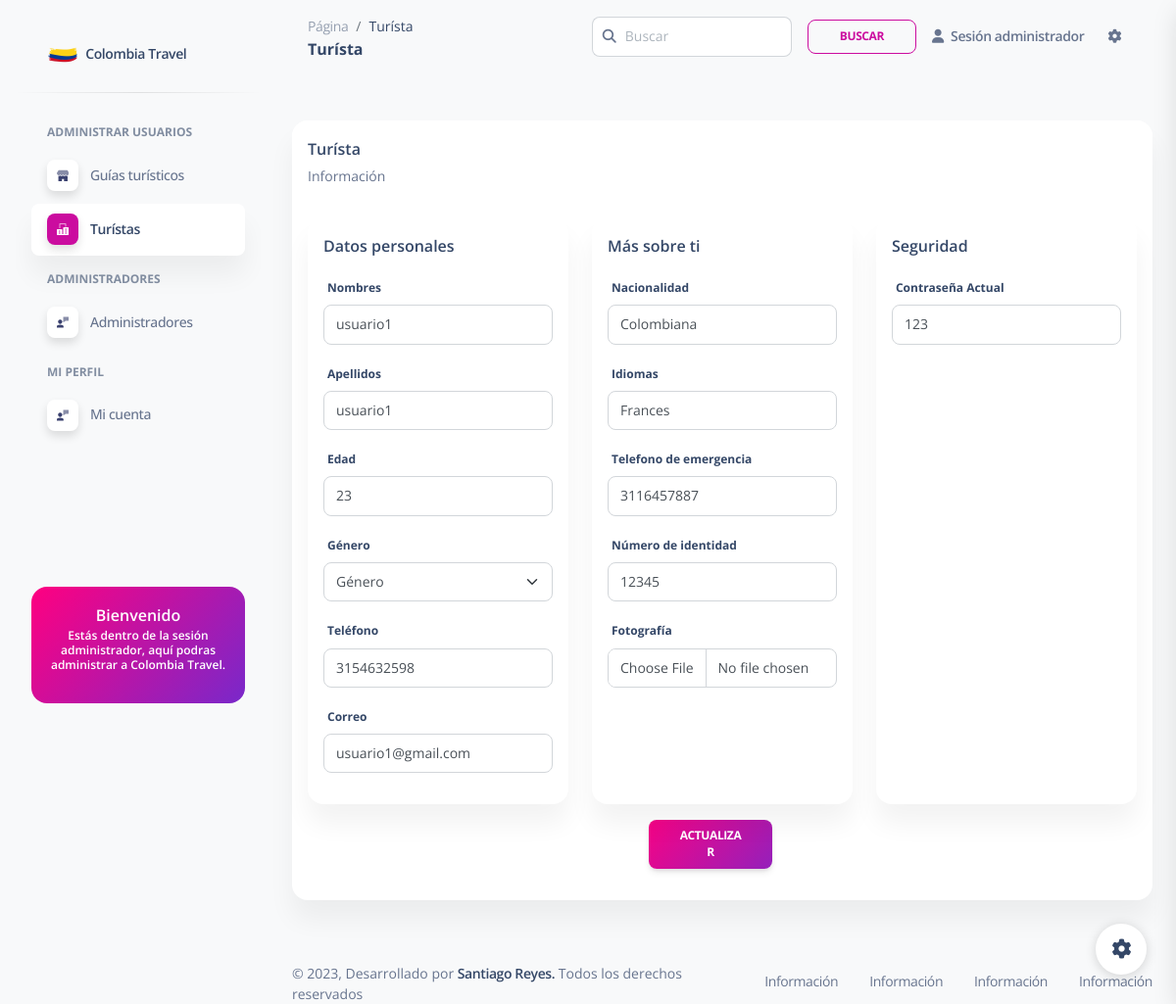
The app's page /Administrator/viewTouristInformation.php?id=63 with its own data.
### tables this page shows
CREATE TABLE `turista` (
  `id_turista` int(10) NOT NULL,
  `nacionalidad_turista` varchar(45) NOT NULL,
  `idioma_turista` varchar(45) NOT NULL,
  `telefono_emergencia_turista` varchar(12) NOT NULL,
  `numero_identidad_turista` varchar(15) NOT NULL,
  `id_persona` int(10) NOT NULL
);

CREATE TABLE `persona` (
  `id_persona` int(10) NOT NULL,
  `nombre_persona` varchar(45) NOT NULL,
  `apellido_persona` varchar(45) NOT NULL,
  `edad_persona` int(11) NOT NULL,
  `genero_persona` varchar(10) NOT NULL,
  `telefono_persona` varchar(12) NOT NULL,
  `correo_persona` varchar(45) NOT NULL,
  `contrasena_persona` varchar(45) NOT NULL,
  `foto_persona` longblob NOT NULL,
  `id_rol_persona` int(10) NOT NULL
);

### bdColombiaTravel/conexion.php (called while the page is built, shortened)
<?php
function conexion()
{
  $conn = new mysqli("localhost", "root", "", "bdcolombiatravel");
  return $conn;
}

### Administrator/viewTouristInformation.php (the view, shortened to what this page needs)
<?php
include "../bdColombiaTravel/conexion.php";
$id = $_GET['id'];
$correo_persona = $_SESSION['correo_persona'];
$consultabuscar = mysqli_query(conexion(), "SELECT * FROM persona JOIN turista ON persona.id_persona = turista.id_persona WHERE turista.id_persona=$id ");
while ($mostrar = mysqli_fetch_array($consultabuscar)) {
  $nombre_persona = $mostrar['nombre_persona'];
  $apellido_persona = $mostrar['apellido_persona'];
  $edad_persona = $mostrar['edad_persona'];
  $telefono_persona = $mostrar['telefono_persona'];
  $correo_persona = $mostrar['correo_persona'];
  $contrasena_persona = $mostrar['contrasena_persona'];
  $nacionalidad_turista = $mostrar['nacionalidad_turista'];
  $idioma_turista = $mostrar['idioma_turista'];
  $telefono_emergencia_turista = $mostrar['telefono_emergencia_turista'];
  $numero_identidad_turista = $mostrar['numero_identidad_turista'];
}
?>
<!DOCTYPE html>
<html lang="en">
<head>
  <link href="../Bootstrap/css/nucleo-icons.css" rel="stylesheet" />
  <link href="../Bootstrap/css/nucleo-svg.css" rel="stylesheet" />
  <link href="../Bootstrap/css/nucleo-svg.css" rel="stylesheet" />
  <link id="pagestyle" href="../Bootstrap/css/soft-ui-dashboard.css?v=1.0.7" rel="stylesheet" />
</head>
<body class="g-sidenav-show  bg-gray-100">
  <aside class="sidenav navbar navbar-vertical navbar-expand-xs border-0 border-radius-xl my-3 fixed-start ms-3 " id="sidenav-main">
    <div class="sidenav-header">
      <a class="navbar-brand m-0" href="./homeAdministrator.php">
        <img src="../img/colombia.png" class="navbar-brand-img h-100" alt="Logotipo Colombia Travel">
        <span class="ms-1 font-weight-bold">Colombia Travel</span>
      </a>
    </div>
    <hr class="horizontal dark mt-0">
    <div class="collapse navbar-collapse  w-auto " id="sidenav-collapse-main">
      <ul class="navbar-nav">
        <li class="nav-item mt-3">
          <h6 class="ps-4 ms-2 text-uppercase text-xs font-weight-bolder opacity-6">Administrar usuarios</h6>
        </li>
        <li class="nav-item">
          <a class="nav-link" href="./homeAdministrator.php">
            <div class="icon icon-shape icon-sm shadow border-radius-md bg-white text-center me-2 d-flex align-items-center justify-content-center">
            </div>
            <span class="nav-link-text ms-1">Guías turísticos</span>
          </a>
        </li>
        <li class="nav-item">
          <a class="nav-link  active" href="./touristAdministrator.php">
            <div class="icon icon-shape icon-sm shadow border-radius-md bg-white text-center me-2 d-flex align-items-center justify-content-center">
            </div>
            <span class="nav-link-text ms-1">Turístas</span>
          </a>
        </li>
        <li class="nav-item mt-3">
          <h6 class="ps-4 ms-2 text-uppercase text-xs font-weight-bolder opacity-6">Administradores</h6>
        </li>
        <li class="nav-item">
          <a class="nav-link  " href="./administrators.php">
            <div class="icon icon-shape icon-sm shadow border-radius-md bg-white text-center me-2 d-flex align-items-center justify-content-center">
            </div>
            <span class="nav-link-text ms-1">Administradores</span>
          </a>
        </li>
        <li class="nav-item mt-3">
          <h6 class="ps-4 ms-2 text-uppercase text-xs font-weight-bolder opacity-6">Mi Perfil</h6>
        </li>
        <li class="nav-item">
          <a class="nav-link  " href="./profileAdministrator.php">
            <div class="icon icon-shape icon-sm shadow border-radius-md bg-white text-center me-2 d-flex align-items-center justify-content-center">
            </div>
            <span class="nav-link-text ms-1">Mi cuenta</span>
          </a>
        </li>
      </ul>
    </div>
    <div class="sidenav-footer mx-3 py-5">
      <div class="card  bg-gradient-primary shadow-none id=" sidenavCard">
        <div class="card-body text-start p-3 w-100">
          <div class="docs-info">
            <h6 class="text-white up mb-0 font-weight-bold text-center">Bienvenido</h6>
            <p class="text-xs font-weight-bold text-white text-center">Estás dentro de la sesión administrador, aquí
              podras administrar a Colombia Travel. </p>
          </div>
        </div>
      </div>
    </div>
  </aside>
  <main class="main-content position-relative max-height-vh-100 h-100 border-radius-lg ">
    <nav class="navbar navbar-main navbar-expand-lg px-0 mx-4 shadow-none border-radius-xl" id="navbarBlur" navbar-scroll="true">
      <div class="container-fluid py-1 px-3">
        <nav aria-label="breadcrumb">
          <ol class="breadcrumb bg-transparent mb-0 pb-0 pt-1 px-0 me-sm-6 me-5">
            <li class="breadcrumb-item text-sm"><a class="opacity-5 text-dark" href="javascript:;">Página</a></li>
            <li class="breadcrumb-item text-sm text-dark active" aria-current="page">Turísta</li>
          </ol>
          <h6 class="font-weight-bolder mb-0">Turísta</h6>
        </nav>
        <div class="collapse navbar-collapse mt-sm-0 mt-2 me-md-0 me-sm-4" id="navbar">
          <div class="ms-md-auto pe-md-3 d-flex align-items-center">
            <div class="input-group">
              <span class="input-group-text text-body"><i class="fas fa-search" aria-hidden="true"></i></span>
              <input type="text" class="form-control" placeholder="Buscar">
            </div>
          </div>
          <ul class="navbar-nav  justify-content-end">
            <li class="nav-item d-flex align-items-center">
              <a class="btn btn-outline-primary btn-sm mb-0 me-3" href="">Buscar</a>
            </li>
            <li class="nav-item dropdown pe-2 d-flex align-items-center">
              <a href="javascript:;" class="nav-link text-body font-weight-bold px-0" id="dropdownMenuButton" data-bs-toggle="dropdown" aria-expanded="false">
                <i class="fa fa-user me-sm-1"></i>
                <span class="d-sm-inline d-none">Sesión administrador</span>
              </a>
            </li>
            <li class="nav-item px-3 d-flex align-items-center">
              <a href="javascript:;" class="nav-link text-body p-0">
                <i class="fa fa-cog fixed-plugin-button-nav cursor-pointer"></i>
              </a>
            </li>
          </ul>
        </div>
      </div>
    </nav>
    <div class="container-fluid py-4">
      <form method="POST" enctype="multipart/form-data">
        <div class="row">
          <div class="col-12 mt-4">
            <div class="card mb-4">
              <div class="card-header pb-0 p-3">
                <h6 class="mb-1">Turísta</h6>
                <p class="text-sm">Información</p>
              </div>
              <div class="card-body p-3">
                <div class="row">
                  <div class="col-12 col-xl-4">
                    <div class="card h-100">
                      <div class="card-header pb-0 p-3">
                        <h6 class="mb-0">Datos personales</h6>
                      </div>
                      <div class="card-body p-3">
                        <div class="form-group">
                          <label>Nombres</label>
                          <input type="text" class="form-control" placeholder="" id="nombre_persona" name="nombre_persona" value="<?php echo $nombre_persona; ?>">
                        </div>
                        <div class="form-group">
                          <label>Apellidos</label>
                          <input type="text" class="form-control" placeholder="" id="apellido_persona" name="apellido_persona" value="<?php echo $apellido_persona; ?>">
                        </div>
                        <div class=" form-group">
                          <label>Edad</label>
                          <input type="text" class="form-control" placeholder="" id="edad_persona" name="edad_persona" value="<?php echo $edad_persona; ?>">
                        </div>
                        <div class="form-group">
                          <label>Género</label>
                          <select class="form-select" id="genero_persona" name="genero_persona" required>
                            <option value="" disabled selected>Género</option>
                          </select>
                        </div>
                        <div class="form-group">
                          <label>Teléfono</label>
                          <input type="" class="form-control" placeholder="" id="telefono_persona" name="telefono_persona" value="<?php echo $telefono_persona; ?>">
                        </div>
                        <div class="form-group">
                          <label>Correo</label>
                          <input type="email" class="form-control" placeholder="" id="correo_persona" name="correo_persona" value="<?php echo $correo_persona; ?>">
                        </div>
                      </div>
                    </div>
                  </div>
                  <div class="col-12 col-xl-4">
                    <div class="card h-100">
                      <div class="card-header pb-0 p-3">
                        <div class="row">
                          <div class="col-md-8 d-flex align-items-center">
                            <h6 class="mb-0">Más sobre ti</h6>
                          </div>
                        </div>
                      </div>
                      <div class="card-body p-3">
                        <div class="form-group">
                          <label>Nacionalidad</label>
                          <input type="text" class="form-control" placeholder="" id="nacionalidad_turista" name="nacionalidad_turista" value="<?php echo $nacionalidad_turista; ?>">
                        </div>
                        <div class="form-group">
                          <label>Idiomas</label>
                          <input type="text" class="form-control" placeholder="" id="idioma_turista" name="idioma_turista" value="<?php echo $idioma_turista; ?>">
                        </div>
                        <div class="form-group">
                          <label>Telefono de emergencia</label>
                          <input type="number" class="form-control" placeholder="" id="telefono_emergencia_turista" name="telefono_emergencia_turista" value="<?php echo $telefono_emergencia_turista; ?>">
                        </div>
                        <div class="form-group">
                          <label>Número de identidad</label>
                          <input type="number" class="form-control" placeholder="" id="numero_identidad_turista" name="numero_identidad_turista" value="<?php echo $numero_identidad_turista; ?>">
                        </div>
                        <div class="form-group">
                          <label>Fotografía</label>
                          <input type="file" class="form-control" placeholder="" id="foto_persona" name="foto_persona" required>
                        </div>
                      </div>
                    </div>
                  </div>
                  <div class="col-12 col-xl-4">
                    <div class="card h-100">
                      <div class="card-header pb-0 p-3">
                        <h6 class="mb-0">Seguridad</h6>
                      </div>
                      <div class="card-body p-3">
                        <div class="form-group">
                          <label>Contraseña Actual</label>
                          <input type="text" class="form-control" placeholder="" id="contrasena_persona" name="contrasena_persona" value="<?php echo $contrasena_persona; ?>">
                        </div>
                      </div>
                    </div>
                  </div>
                  <div class="row d-flex justify-content-center align-items-center h-100">
                    <button class="btn btn-sm bg-gradient-primary mt-3 w-15" type="submit" name="btnmodificar">Actualizar</button>
                  </div>
                </div>
              </div>
            </div>
          </div>
        </div>
      </form>
    </div>
    <footer class="footer pt-3  ">
      <div class="container-fluid">
        <div class="row align-items-center justify-content-lg-between">
          <div class="col-lg-6 mb-lg-0 mb-4">
            <div class="copyright text-center text-sm text-muted text-lg-start">
              ©
              ,
              Desarrollado por
              <a href="" class="font-weight-bold" target="_blank">Santiago Reyes.</a>
              Todos los derechos reservados
            </div>
          </div>
          <div class="col-lg-6">
            <ul class="nav nav-footer justify-content-center justify-content-lg-end">
              <li class="nav-item">
                <a href="" class="nav-link text-muted" target="_blank">Información</a>
              </li>
              <li class="nav-item">
                <a href="" class="nav-link text-muted" target="_blank">Información</a>
              </li>
              <li class="nav-item">
                <a href="" class="nav-link text-muted" target="_blank">Información</a>
              </li>
              <li class="nav-item">
                <a href="" class="nav-link pe-0 text-muted" target="_blank">Información</a>
              </li>
            </ul>
          </div>
        </div>
      </div>
    </footer>
  </main>
  <div class="fixed-plugin">
    <a class="fixed-plugin-button text-dark position-fixed px-3 py-2">
      <i class="fa fa-cog py-2"> </i>
    </a>
  </div>
</body>
</html>

### records on screen
turista: nombre_persona "usuario1", apellido_persona "usuario1", edad_persona "23", telefono_persona "3154632598", correo_persona "usuario1@gmail.com", nacionalidad_turista "Colombiana", idioma_turista "Frances", telefono_emergencia_turista "3116457887", numero_identidad_turista "12345", contrasena_persona "123"
